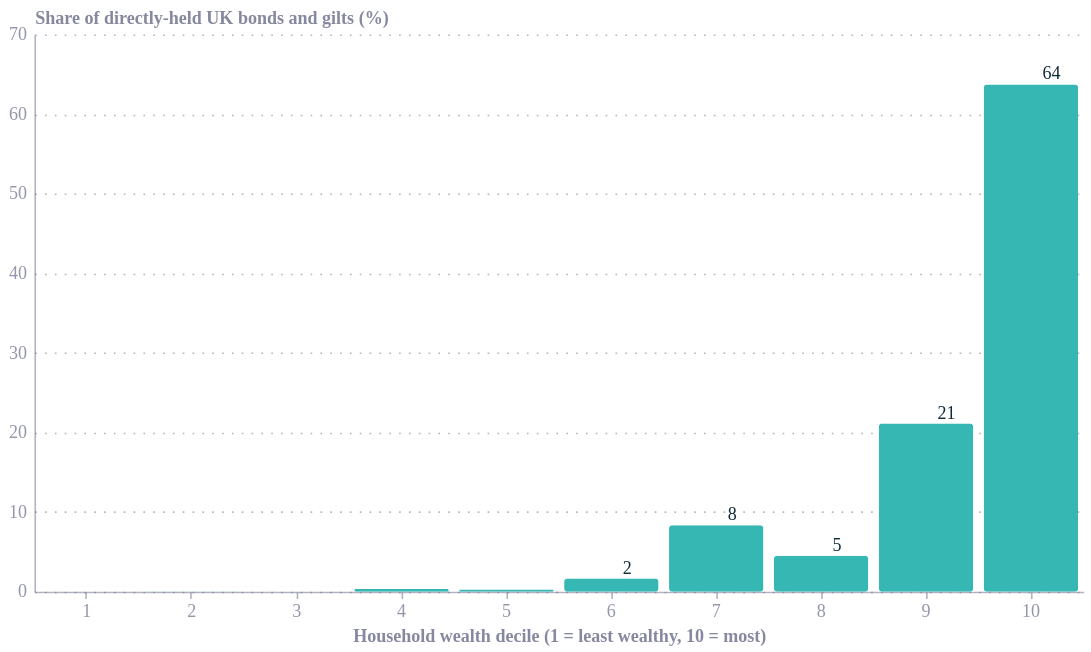

The code cell stored with this chart in its notebook:
### Code cell
import pandas as pd
import altair as alt
from ecostyles import EcoStyles

styles = EcoStyles(); styles.register_and_enable_theme()

df = pd.DataFrame({
    "decile": list(range(1, 11)),
    "share": [0, 0.03, 0, 0.34, 0.27, 1.64, 8.36, 4.51, 21.12, 63.72],
})

df["series"] = "x"

bars = alt.Chart(df).mark_bar(cornerRadius=2).encode(
    x=alt.X("decile:O", title="Household wealth decile (1 = least wealthy, 10 = most)",
            axis=alt.Axis(labelAngle=0)),
    y=alt.Y("share:Q", title="Share of directly-held UK bonds and gilts (%)",
            scale=alt.Scale(domain=[0, 70])),
    color=alt.Color("series:N", legend=None))


labels = alt.Chart(df[df.share >= 1]).mark_text(dy=-6, fontSize=11, color="#122b39").encode(
    x="decile:O", y="share:Q", text=alt.Text("share:Q", format=".0f"))

caption = alt.Title(
    text="Source: author's calculations, ONS Wealth and Assets Survey (Round 8)",
    subtitle=[
        "Share of all directly-held UK bonds and gilts, by household wealth decile, %.",
        "The wealthiest tenth of households hold nearly two-thirds.",
    ],
    orient="bottom", anchor="start", fontSize=11, subtitleFontSize=10,
    color="#676A86", subtitleColor="#676A86", dy=12)

chart = (bars + labels).properties(width=640, height=340).configure(
    background="white", font="Circular Std").configure_view(
    fill="transparent", stroke="transparent")

styles.save(chart, path=".", name="gilt_by_wealth_decile", svg=True)
chart.save("gilt_by_wealth_decile.png", scale_factor=2.0)
chart

### Figure 1 — Vega-Lite specification as saved in the notebook (floating-point values rounded to 4 significant figures)
{"config": {"font": "Circular Std", "text": {"color": "#676A86", "align": "left", "baseline": "middle", "dx": 7, "dy": 0, "fontSize": 11}, "view": {"stroke": "transparent", "continuousWidth": 400, "continuousHeight": 300, "discreteWidth": 400, "discreteHeight": 300, "fill": "transparent"}, "range": {"category": ["#36B7B4", "#E6224B", "#F4C245", "#0063AF", "#00A767", "#179FDB", "#EB5C2E"], "diverging": ["#E6224B", "#E54753", "#C9C9C9", "#179FDB", "#122B39"], "heatmap": ["#C9C9C9", "#179FDB", "#0063AF", "#122B39"], "ordinal": ["#00A767", "#36B7B4", "#179FDB", "#0063AF", "#243B5A"]}, "bar": {"color": "#179fdb"}, "line": {"color": "#e6224b"}, "rule": {"color": "#676A86"}, "area": {"opacity": 0.3}, "point": {"filled": true, "size": 80, "color": "#e6224b", "opacity": 0.95}, "geoshape": {"stroke": "white", "strokeWidth": 0.3}, "rect": {"fill": "#d6d4d4", "opacity": 0.3}, "axis": {"labelColor": "#676A86", "labelFontSize": 11, "labelFont": "Circular Std", "labelOpacity": 0.7, "tickColor": "#676A86", "tickOpacity": 0.5, "domainColor": "#676A86", "domainOpacity": 0.5, "gridColor": "#676A86", "gridDash": [2, 2], "gridOpacity": 0.5, "title": null, "titleColor": "#676A86", "titleOpacity": 0.8, "tickSize": 4}, "axisXDiscrete": {"grid": false, "labelAngle": 0, "tickCount": 10, "tickOpacity": 0.5, "title": null}, "axisYDiscrete": {"ticks": false, "labelPadding": 5}, "axisXTemporal": {"grid": false, "ticks": true}, "axisXQuantitative": {"grid": true}, "axisYQuantitative": {"gridColor": "#676A86", "gridDash": [1, 5], "gridOpacity": 0.5, "ticks": false, "labelPadding": 5, "tickCount": 8, "titleAngle": 0, "titleAlign": "left", "titleBaseline": "bottom", "titleX": 0, "titleY": -5}, "title": {"color": "#676A86E6", "subtitleColor": "#676A86", "font": "Circular Std", "subtitleFont": "Circular Std", "anchor": "start", "fontSize": 14, "subtitleFontSize": 12, "subtitlePadding": 4, "offset": 0, "frame": "group"}, "legend": {"titleColor": "#122b39", "title": null, "labelColor": "#122b39", "labelFontSize": 11}, "background": "white"}, "layer": [{"data": {"name": "data-2500bf4832dcc1c3f60bea8d5ca518bc"}, "mark": {"type": "bar", "cornerRadius": 2}, "encoding": {"color": {"field": "series", "legend": null, "type": "nominal"}, "x": {"axis": {"labelAngle": 0}, "field": "decile", "title": "Household wealth decile (1 = least wealthy, 10 = most)", "type": "ordinal"}, "y": {"field": "share", "scale": {"domain": [0, 70]}, "title": "Share of directly-held UK bonds and gilts (%)", "type": "quantitative"}}}, {"data": {"name": "data-e2ef64ced324a9a1dec1472758783500"}, "mark": {"type": "text", "color": "#122b39", "dy": -6, "fontSize": 11}, "encoding": {"text": {"field": "share", "format": ".0f", "type": "quantitative"}, "x": {"field": "decile", "type": "ordinal"}, "y": {"field": "share", "type": "quantitative"}}}], "height": 340, "width": 640, "$schema": "https://vega.github.io/schema/vega-lite/v6.4.1.json", "datasets": {"data-2500bf4832dcc1c3f60bea8d5ca518bc": [{"decile": 1, "share": 0.0, "series": "x"}, {"decile": 2, "share": 0.03, "series": "x"}, {"decile": 3, "share": 0.0, "series": "x"}, {"decile": 4, "share": 0.34, "series": "x"}, {"decile": 5, "share": 0.27, "series": "x"}, {"decile": 6, "share": 1.64, "series": "x"}, {"decile": 7, "share": 8.36, "series": "x"}, {"decile": 8, "share": 4.51, "series": "x"}, {"decile": 9, "share": 21.12, "series": "x"}, {"decile": 10, "share": 63.72, "series": "x"}], "data-e2ef64ced324a9a1dec1472758783500": [{"decile": 6, "share": 1.64, "series": "x"}, {"decile": 7, "share": 8.36, "series": "x"}, {"decile": 8, "share": 4.51, "series": "x"}, {"decile": 9, "share": 21.12, "series": "x"}, {"decile": 10, "share": 63.72, "series": "x"}]}}
